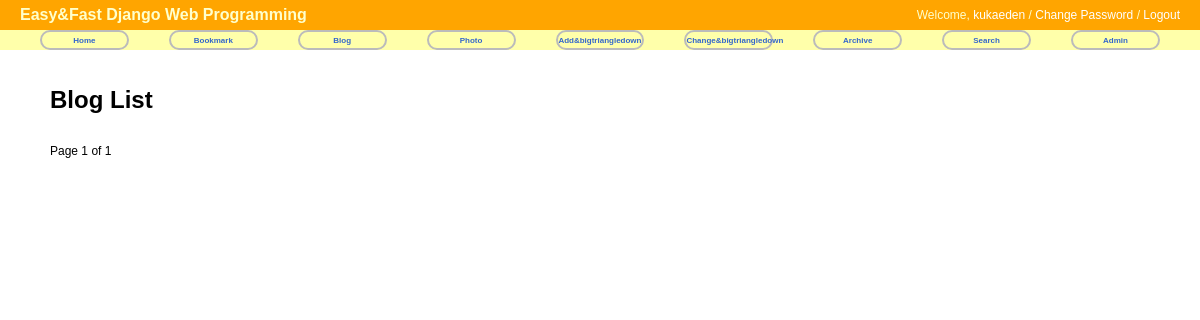
The page /blog/ on the database as committed earlier.
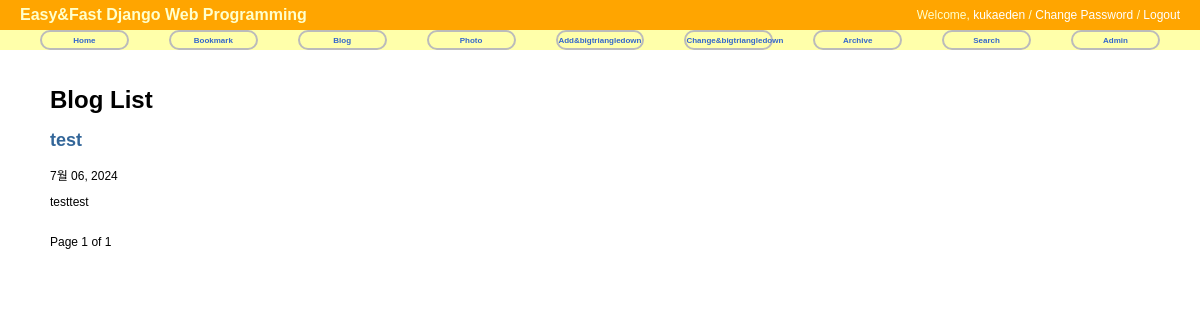
The same page on the database as committed later.
### blog/models.py (models this page shows, shortened)
class Post(models.Model):
    title = models.CharField('TITLE', max_length=50)
    slug = models.SlugField('SLUG', unique=True, allow_unicode=True, help_text='one word for title alias.')
    description = models.CharField('DESCRIPTION', max_length=100, blank=True, help_text='simple description test.')
    content = models.TextField('CONTENT')
    create_date = models.DateTimeField('Create Date', auto_now_add=True)
    modify_date = models.DateTimeField('Modify Date', auto_now=True)
    class Meta:
        verbose_name = 'post'
        verbose_name_plural = 'posts'
        db_table = 'my_post'
        ordering = ('-modify_date',)
    def get_absolute_url(self):
        return reverse('blog:post_detail', args=(self.slug, ))

### blog/views.py (the view)
# urls.py: path('', PostLV.as_view(), name='index'),
class PostLV(ListView):
    model = Post
    template_name = 'blog/post_all.html'
    context_object_name = 'posts'
    paginate_by = 2

### templates/blog/post_all.html (shortened to what this page needs)
{%  extends "base.html" %}
{%  block content %}
<div id="content">
<h1>Blog List</h1>
{% for post in posts %}
    <h2><a href = '{{  post.get_absolute_url }}'>{{ post.title }}</a></h2>
    {{  post.modify_date|date:"N d, Y" }}
    <p>{{ post.description }}</p>
{%  endfor %}
<br />
<div>
    <span>
        Page {{ page_obj.number }} of {{  page_obj.paginator.num_pages }}
    </span>
</div>
</div>
{%  endblock %}

Rows that differ between the two databases and show on the page:
added Post: title "test", modify_date "7월 06, 2024", description "testtest"
